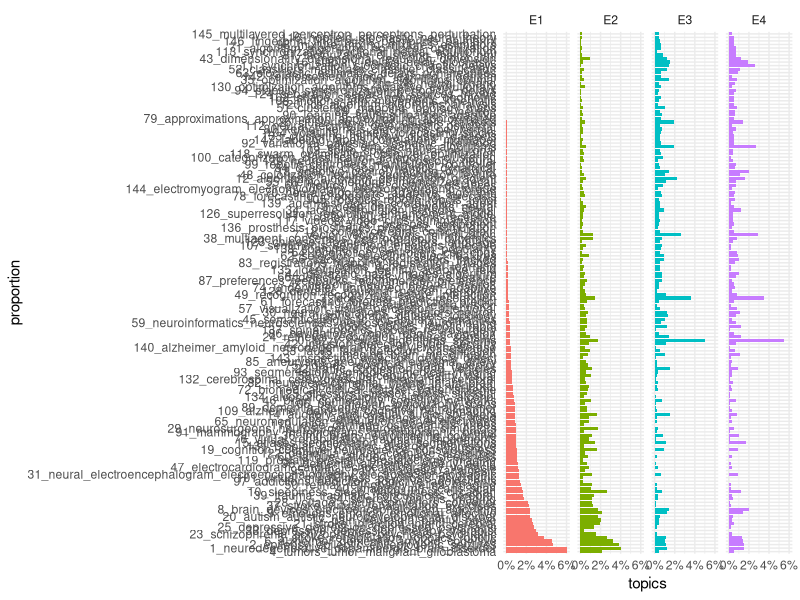
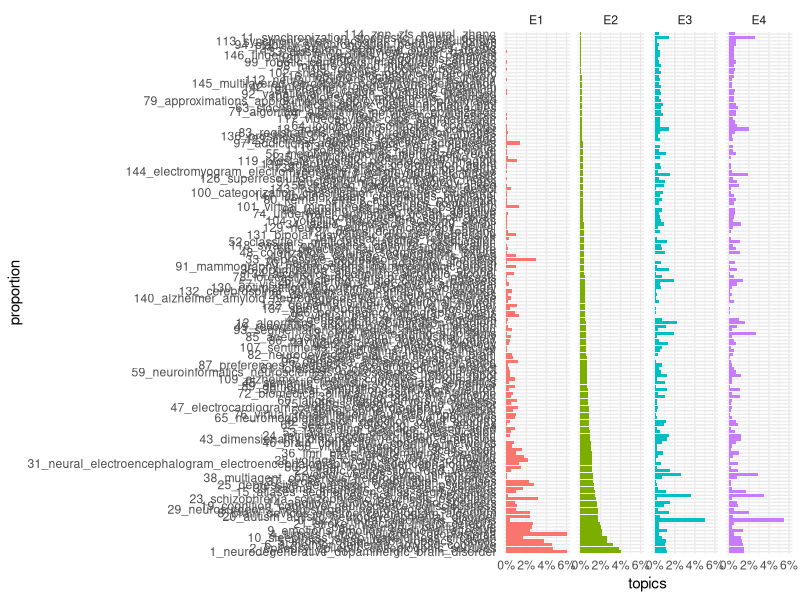
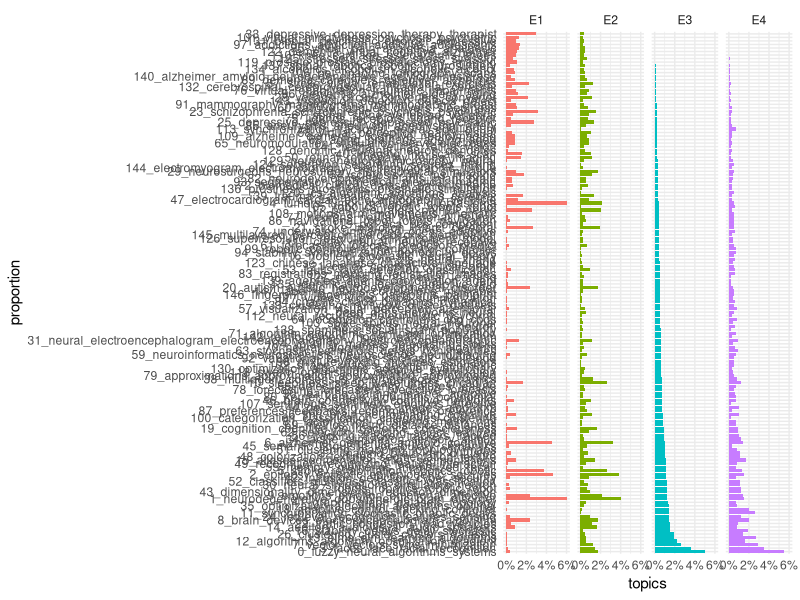
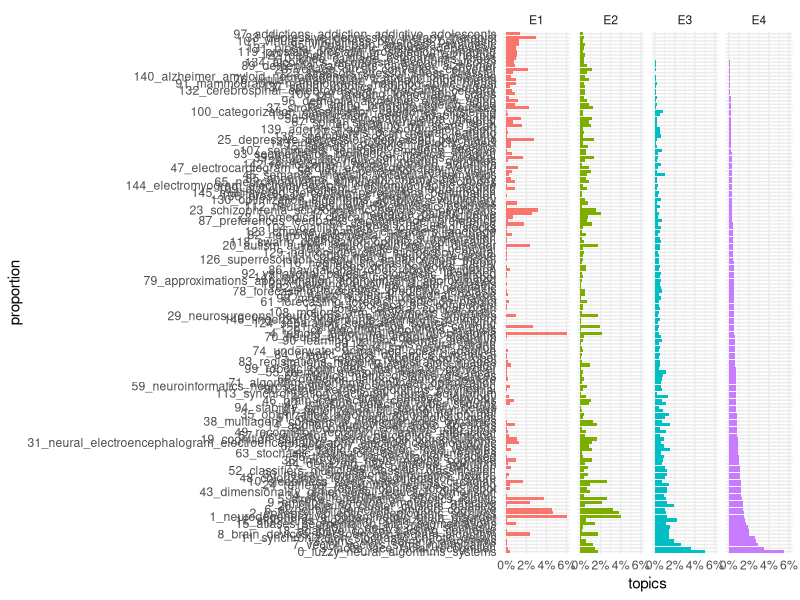

The R source for these figures, in order:
## ---- chunk 1
library(tidyverse)
library(glue)
library(scales)
## ---- chunk 2
strategy_topic_500 <- read_csv('../../results/topic_modeling/strategy_topic_100.csv')
topic_info_500 <- read_csv('../../results/topic_modeling/topic_info_100.csv')
## ---- chunk 3

topics_by_strategy <- function(s="E2")
{
  df <- strategy_topic_500 |> 
  filter(topic_100!=-1) |> 
  left_join(topic_info_500, by = join_by(topic_100==Topic)) 
  
  topics_order <- 
  df |> 
    filter(topic_100!=-1, strategy==s) |> 
  arrange(-count) |> pull(Name)

missing_topics <- df |> 
    filter(topic_100!=-1) |> 
  distinct(Name) |> 
  filter(!(Name %in% topics_order)) |> pull(Name)

plt <- df |> 
  group_by(strategy) |> 
  mutate(p = count/sum(count),
         Name = factor(Name,levels=c(topics_order,missing_topics)))|>
  ggplot(aes(Name,p, fill=strategy))+
  geom_col()+
  facet_grid(.~strategy)+
  coord_flip()+
  theme_minimal()+
  guides(fill="none")+
  scale_y_continuous(labels=percent)+
  labs(x='proportion', y= 'topics')

ggsave(plot = plt,filename = glue('../../results/topic_modeling/topics_by_strategy{s}.png'),height = 16, width = 12)
}
## ---- chunk 4
topics_by_strategy("E1")
topics_by_strategy(s = "E2")
topics_by_strategy("E3")
topics_by_strategy("E4")
